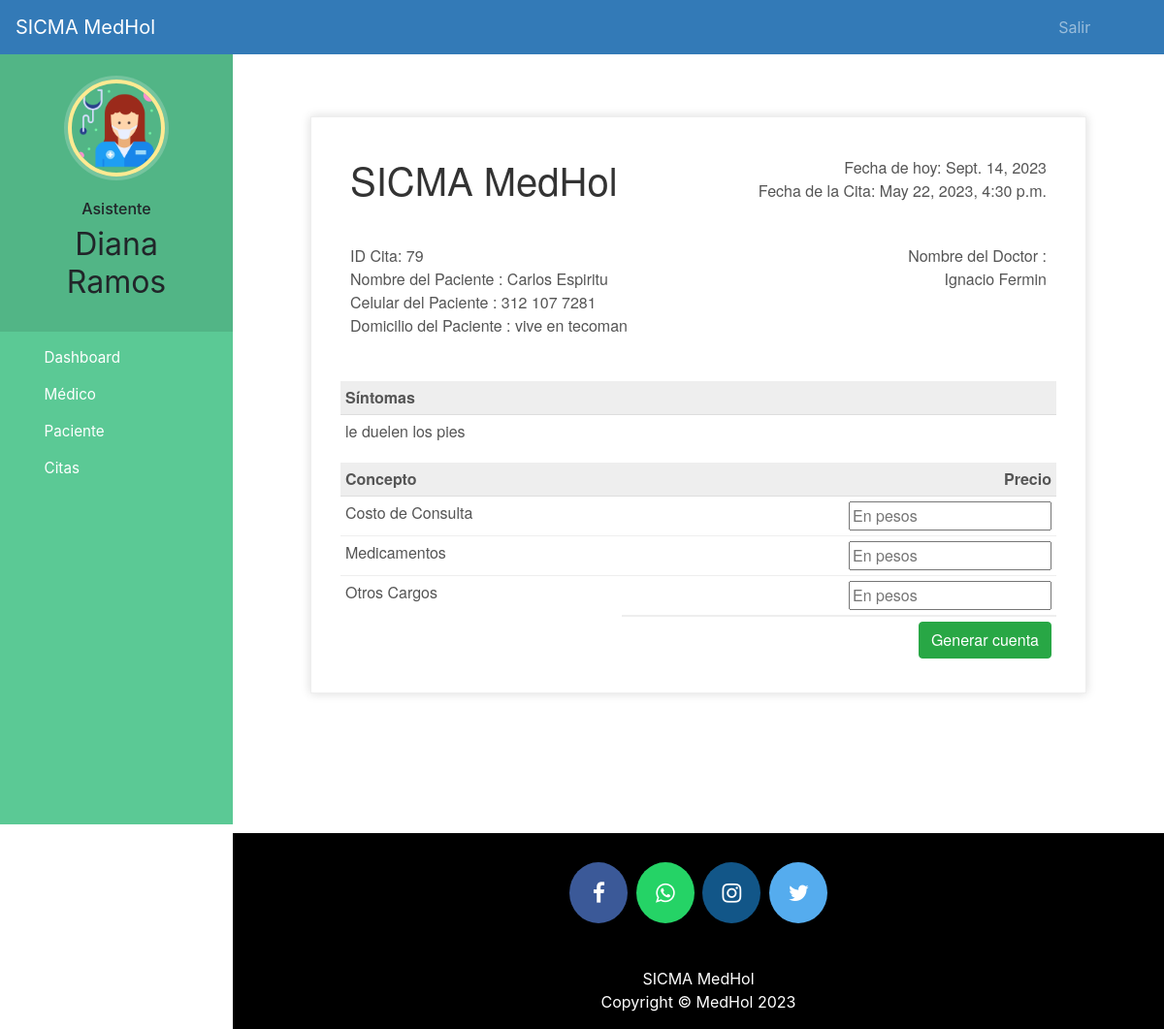
/asistente_cobrar_cita/79 (signed in), run on the app's committed database.
### consultas/models.py (models this page shows, shortened)
class Citas(models.Model):
    idCita = models.AutoField(primary_key=True)
    pacienteId=models.ForeignKey(Paciente, on_delete=models.CASCADE, default=0)
    medicoId=models.ForeignKey(Medico, on_delete=models.CASCADE, default=0)
    pacienteNombre=models.CharField(max_length=40,null=True)
    medicoNombre=models.CharField(max_length=40,null=True)
    fechaCita=models.DateTimeField(default=datetime.now)
    ciudadCita=models.CharField(max_length=40, choices=ciudades, default='Colima')
    descripcion=models.TextField(max_length=500)
    status=models.BooleanField(default=False)
    ejecutada=models.BooleanField(default=False)
    cobrada=models.BooleanField(default=False)

class Paciente(models.Model):
    user =models.OneToOneField(User,on_delete=models.CASCADE)
    apmaterno=models.CharField(max_length=20,null=False, default='')
    fechaNac=models.DateField(default=date.today)
    domicilio = models.CharField(max_length=40,default='')
    poblacion = models.CharField(max_length=20,default='')
    municipio = models.CharField(max_length=20,default='')
    entidad = models.CharField(max_length=20,default='')
    pais = models.CharField(max_length=20,default='')
    telefono = models.CharField(max_length=20,null=False,default='')
    celular = models.CharField(max_length=20,null=False, default='')
    sintomas = models.CharField(max_length=100,null=False,default='')
    medicoAsignadoId = models.PositiveIntegerField(null=True)
    correo = models.CharField(max_length=40,default='')
    facebook = models.CharField(max_length=40,default='')
    instagram = models.CharField(max_length=40,default='')
    pagweb = models.CharField(max_length=40,default='')
    fechadeadmision =models.DateField(auto_now=True)
    status = models.BooleanField(default=False)
    nombreTutor = models.CharField(max_length=30, blank=True, null=True, default='')
    apellidosTutor = models.CharField(max_length=30, blank=True, null=True, default='')
    telefonoTutor = models.CharField(max_length=20, blank=True, null=True, default='')
    celularTutor = models.CharField(max_length=20, blank=True, null=True, default='')
    foto = models.ImageField(upload_to='fotosdeperfil/fotosdeperfilpacientes/',null=True,blank=True)

### consultas/views.py (the view, shortened to what this page needs)
# urls.py: path('asistente_cobrar_cita/<int:pk>', views.asistente_cobrar_cita_view,name='asistente_cobrar_cita'),
@login_required(login_url='asistentelogin')
@user_passes_test(is_asistente)
def asistente_cobrar_cita_view(request,pk):
    d=0
    cita=models.Citas.objects.get(idCita=pk)
    medico=cita.medicoId
    paciente=cita.pacienteId
    listaDatos={
        'idCita':cita.idCita,
        'pacienteNombre':paciente.user.first_name,
        'pacienteApellido':paciente.user.last_name,
        'medicoNombre':medico.user.first_name,
        'medicoApellido':medico.user.last_name,
        'celular':paciente.celular,
        'domicilio':paciente.domicilio,
        'sintomas':paciente.sintomas,
        'fechaCita':cita.fechaCita,
        'hoy':date.today(),
    }
    return render(request,'asistente_cobrar_cita.html',context=listaDatos)

### consultas/views.py (called while the page is built)
def is_asistente(user):
    return user.groups.filter(name='ADMIN').exists()

### consultas/templates/asistente_cobrar_cita.html (shortened to what this page needs)
{% extends 'asistente_base.html' %}
{% load static %}
{% block content %}
<head>
</head>
<br><br><br>
<div class="invoice-box">
  <table cellpadding="0" cellspacing="0">
    <tr class="top">
      <td colspan="2">
        <table>
          <tr>
            <td class="title">
              <h1>SICMA MedHol</h1>
            </td>
            <td>
              Fecha de hoy: {{hoy}}<br>
              Fecha de la Cita: {{fechaCita}}<br>
            </td>
          </tr>
        </table>
      </td>
    </tr>
    <tr class="information">
      <td colspan="2">
        <table>
          <tr>
            <td>
              ID Cita: {{idCita}} <br>
              Nombre del Paciente : {{pacienteNombre}} {{pacienteApellido}}<br>
              Celular del Paciente : {{celular}}<br>
              Domicilio del Paciente : {{domicilio}}<br>
            </td>
            <td>
              Nombre del Doctor :<br>
              {{medicoNombre}} {{medicoApellido}}<br>
            </td>
          </tr>
        </table>
      </td>
    </tr>
    <tr class="heading">
      <td>
        Síntomas
      </td>
      <td>
      </td>
    </tr>
    <tr class="details">
      <td>
        {{sintomas}}
      </td>
    </tr>
    <tr class="heading">
      <td>
        Concepto
      </td>
      <td>
        Precio
      </td>
    </tr>
    <form method="post">
        <tr class="item">
          <td>
            Costo de Consulta
          </td>
          <td>
            <input type="number" name="medicocargo" placeholder="En pesos" value="">
          </td>
        </tr>
        <tr class="item">
          <td>
            Medicamentos
          </td>
          <td>
            <input type="number" name="medicamentocargo" placeholder="En pesos" value="">
          </td>
        </tr>
        <tr class="item last">
          <td>
            Otros Cargos
          </td>
          <td>
            <input type="number" name="otrocargo" placeholder="En pesos" value="">
          </td>
        </tr>
        <tr class="total">
          <td></td>
          <td>
            <input type="submit" name="submit" class="btn btn-success" value="Generar cuenta">
          </td>
        </tr>
      </form>
  </table>
</div>
<br><br>
{% endblock content %}

### consultas/templates/asistente_base.html (shortened to what this page needs)
<!DOCTYPE html>
{% load static %}
<html lang="es">
<head>
  <link rel="stylesheet" href="https://stackpath.bootstrapcdn.com/bootstrap/4.3.1/css/bootstrap.min.css">
  <link rel="stylesheet" href="https://maxcdn.bootstrapcdn.com/font-awesome/4.7.0/css/font-awesome.min.css">
</head>
<body>
  <nav class="menu" tabindex="0">
    <header class="avatar">
      <img src="{% static "imagenes/asistente.png" %}" />
      <br><br>
      <h6>Asistente</h6>
      <h2>{{request.user.first_name}}</h2>
      <h2>{{request.user.last_name}}</h2>
    </header>
    <ul>
      <li tabindex="0" class="icon-dashboard"> <a style="color:white; text-decoration:none;" href="/asistente_dashboard"><span>Dashboard</span></a> </li>
      <li tabindex="0" class="icon-customers"> <a style="color:white; text-decoration:none;" href="/asistente_menu_medicos"><span>Médico</span></a></li>
      <li tabindex="0" class="icon-users"> <a style="color:white; text-decoration:none;" href="/asistente_menu_pacientes"><span>Paciente</span></a></li>
      <li tabindex="0" class="icon-calendar"> <a style="color:white; text-decoration:none;" href="/asistente_menu_citas"><span>Citas</span></a></li>
    </ul>
  </nav>
  <main>
    <div class="bs-example">
      <nav class="navbar navbar-expand-md  navbar-dark fixed-top" style="background:#337AB7;">
        <a href="/asistente_dashboard" class="navbar-brand">SICMA MedHol</a>
        <div class="collapse navbar-collapse justify-content-between" id="navbarCollapse">
          <div class="navbar-nav" style=" margin-left: 90%;">
            <a href="/logout" class="nav-item nav-link">Salir</a>
          </div>
        </div>
      </nav>
    </div>
    <br><br>
    {% block content %}
    {% endblock content %}
    <br><br><br><br>
    <footer>
      <p>
        <a id="ftr" href="https://www.facebook.com/MedHolMexico" class="fa fa-facebook"></a>
        <a id="ftr" href="https://api.whatsapp.com/send?phone=919572181024&text=Hello%20Sumit.%0d%0aHow%20are%20you%20%3f%0d%0aI%20came%20from%20your%20website.&source=&data=#" class="fa fa-whatsapp"></a>
        <a id="ftr" href="https://instagram.com/sumit.luv" class="fa fa-instagram"></a>
        <a id="ftr" href="https://twitter.com/sumitkumar1503" class="fa fa-twitter"></a>
      </p>
      <br>
      <div class="container">
        <div class="row">
          <div class="col-md-12 col-sm-12">
            <div style="color:#ffffff;" class="wow fadeInUp footer-copyright">
              <p>SICMA MedHol<br>
                Copyright &copy; MedHol 2023</p>
            </div>
          </div>
        </div>
      </div>
    </footer>
  </main>
</body>
</html>

### consultas/templates/asistente_base.html (style rules this page uses)
a:link { text-decoration: none; }
a { color: white; }
footer { padding: 0px 0px 0px 0px; background-color: black; margin: 0px; }
#ftr { padding: 20px; }
.fa { font-size: 23px; width: 60px; text-align: center; text-decoration: none; margin: 5px 2px; border-radius: 50%; }
.fa-facebook { background: #3B5998; color: white; margin-top: 30px; }
.fa-whatsapp { background: #25d366; color: white; }
.fa-twitter { background: #55ACEE; color: white; }
.fa-instagram { background: #125688; color: white; }
p { text-align: center; }
body { padding-left: 240px; }
main { position: relative; height: 100vh; }
.menu { background: #5bc995; height: 100vh; width: 240px; position: fixed; top: 0px; left: 0; z-index: 5; outline: none; }
.menu .avatar { background: rgba(0, 0, 0, 0.1); padding: 2em 0.5em; text-align: center; }
.menu .avatar img { width: 100px; border-radius: 50%; overflow: hidden; border: 4px solid #ffea92; box-shadow: 0 0 0 4px rgba(255, 255, 255, 0.2); }
.menu .avatar h2 { font-weight: normal; margin-bottom: 0; }
.menu ul { list-style: none; padding: 0.5em 0; margin: 0; }
.menu ul li { padding: 0.5em 1em 0.5em 3em; font-size: 0.95em; font-weight: regular; background-repeat: no-repeat; background-position: left 15px center; background-size: auto 20px; transition: all 0.15s linear; cursor: pointer; }
.menu ul li.icon-dashboard { background-image: url("http://www.entypo.com/images//gauge.svg"); }
.menu ul li.icon-customers { background-image: url("http://www.entypo.com/images//briefcase.svg"); }
.menu ul li.icon-users { background-image: url("http://www.entypo.com/images//users.svg"); }
.menu ul li.icon-calendar { background-image: url("http://www.entypo.com/images//calendar.svg"); }

### consultas/templates/asistente_cobrar_cita.html (style rules this page uses)
.invoice-box { max-width: 800px; margin: auto; padding: 30px; border: 1px solid #eee; box-shadow: 0 0 10px rgba(0, 0, 0, .15); font-size: 16px; line-height: 24px; font-family: 'Helvetica Neue', 'Helvetica', Helvetica, Arial, sans-serif; color: #555; }
.invoice-box table { width: 100%; line-height: inherit; text-align: left; }
.invoice-box table td { padding: 5px; vertical-align: top; }
.invoice-box table tr td:nth-child(2) { text-align: right; }
.invoice-box table tr.top table td { padding-bottom: 20px; }
.invoice-box table tr.top table td.title { font-size: 45px; line-height: 45px; color: #333; }
.invoice-box table tr.information table td { padding-bottom: 40px; }
.invoice-box table tr.heading td { background: #eee; border-bottom: 1px solid #ddd; font-weight: bold; }
.invoice-box table tr.details td { padding-bottom: 20px; }
.invoice-box table tr.item td { border-bottom: 1px solid #eee; }
.invoice-box table tr.item.last td { border-bottom: none; }
.invoice-box table tr.total td:nth-child(2) { border-top: 2px solid #eee; font-weight: bold; }
.menu { top: 50px; }

### data on the page
Citas: fechaCita "May 22, 2023, 4:30 p.m."
Paciente: celular "312 107 7281", domicilio "vive en tecoman", sintomas "le duelen los pies"

### other printed values
{{ request.user.first_name }} "Diana"
{{ request.user.last_name }} "Ramos"
{{ hoy }} "Sept. 14, 2023"
{{ idCita }} "79"
{{ pacienteNombre }} "Carlos"
{{ pacienteApellido }} "Espiritu"
{{ medicoNombre }} "Ignacio"
{{ medicoApellido }} "Fermin"
